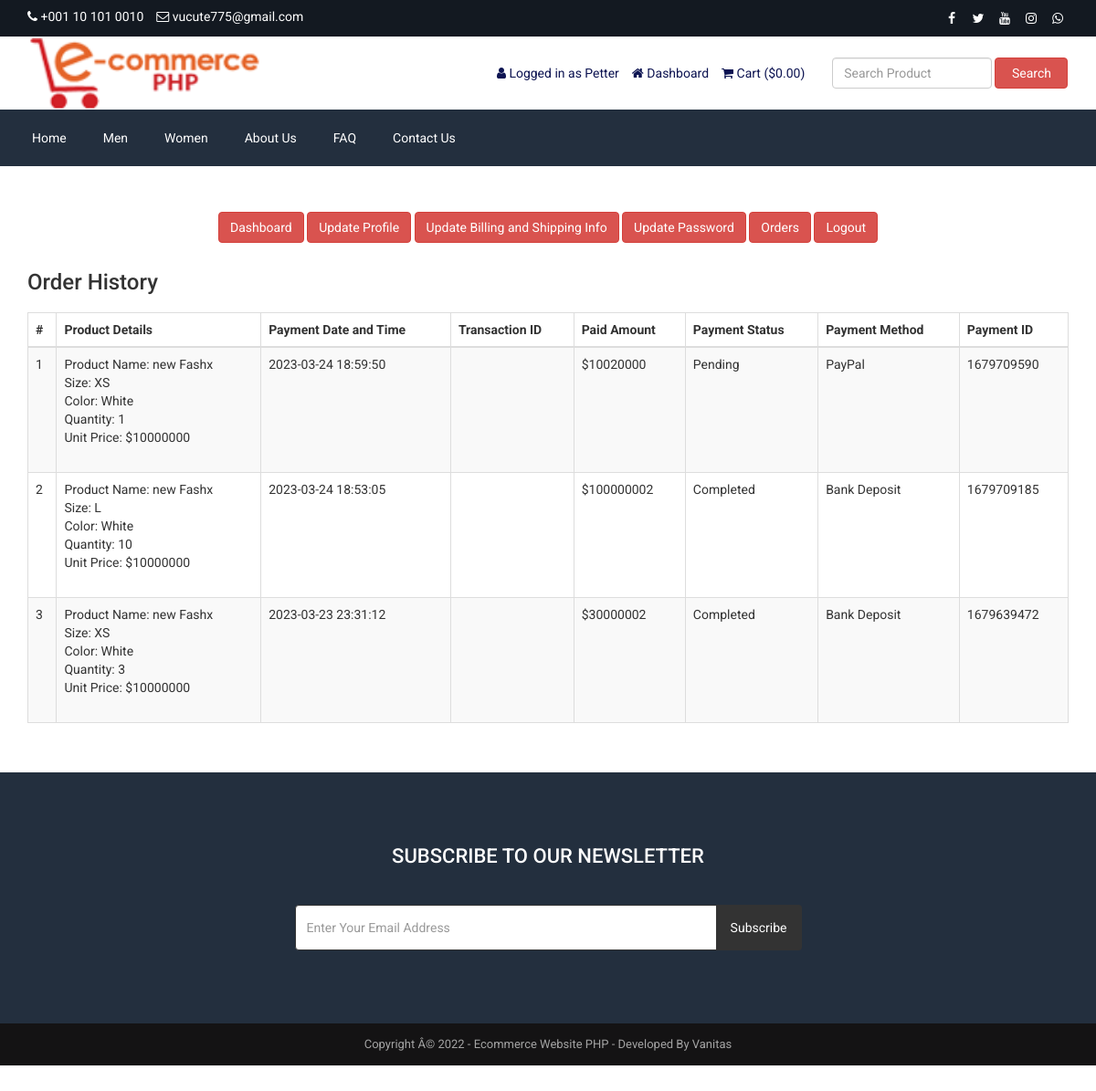
The page /lol/customer-order.php (signed in) on the database its author committed.
### tables this page shows
CREATE TABLE `tbl_settings` (
  `id` int(11) NOT NULL,
  `logo` varchar(255) NOT NULL,
  `favicon` varchar(255) NOT NULL,
  `footer_about` text NOT NULL,
  `footer_copyright` text NOT NULL,
  `contact_address` text NOT NULL,
  `contact_email` varchar(255) NOT NULL,
  `contact_phone` varchar(255) NOT NULL,
  `contact_fax` varchar(255) NOT NULL,
  `contact_map_iframe` text NOT NULL,
  `receive_email` varchar(255) NOT NULL,
  `receive_email_subject` varchar(255) NOT NULL,
  `receive_email_thank_you_message` text NOT NULL,
  `forget_password_message` text NOT NULL,
  `total_recent_post_footer` int(10) NOT NULL,
  `total_popular_post_footer` int(10) NOT NULL,
  `total_recent_post_sidebar` int(11) NOT NULL,
  `total_popular_post_sidebar` int(11) NOT NULL,
  `total_featured_product_home` int(11) NOT NULL,
  `total_latest_product_home` int(11) NOT NULL,
  `total_popular_product_home` int(11) NOT NULL,
  `meta_title_home` text NOT NULL,
  `meta_keyword_home` text NOT NULL,
  `meta_description_home` text NOT NULL,
  `banner_login` varchar(255) NOT NULL,
  `banner_registration` varchar(255) NOT NULL,
  `banner_forget_password` varchar(255) NOT NULL,
  `banner_reset_password` varchar(255) NOT NULL,
  `banner_search` varchar(255) NOT NULL,
  `banner_cart` varchar(255) NOT NULL,
  `banner_checkout` varchar(255) NOT NULL,
  `banner_product_category` varchar(255) NOT NULL,
  `banner_blog` varchar(255) NOT NULL,
  `cta_title` varchar(255) NOT NULL,
  `cta_content` text NOT NULL,
  `cta_read_more_text` varchar(255) NOT NULL,
  `cta_read_more_url` varchar(255) NOT NULL,
  `cta_photo` varchar(255) NOT NULL,
  `featured_product_title` varchar(255) NOT NULL,
  `featured_product_subtitle` varchar(255) NOT NULL,
  `latest_product_title` varchar(255) NOT NULL,
  `latest_product_subtitle` varchar(255) NOT NULL,
  `popular_product_title` varchar(255) NOT NULL,
  `popular_product_subtitle` varchar(255) NOT NULL,
  `testimonial_title` varchar(255) NOT NULL,
  `testimonial_subtitle` varchar(255) NOT NULL,
  `testimonial_photo` varchar(255) NOT NULL,
  `blog_title` varchar(255) NOT NULL,
  `blog_subtitle` varchar(255) NOT NULL,
  `newsletter_text` text NOT NULL,
  `paypal_email` varchar(255) NOT NULL,
  `stripe_public_key` varchar(255) NOT NULL,
  `stripe_secret_key` varchar(255) NOT NULL,
  `bank_detail` text NOT NULL,
  `before_head` text NOT NULL,
  `after_body` text NOT NULL,
  `before_body` text NOT NULL,
  `home_service_on_off` int(11) NOT NULL,
  `home_welcome_on_off` int(11) NOT NULL,
  `home_featured_product_on_off` int(11) NOT NULL,
  `home_latest_product_on_off` int(11) NOT NULL,
  `home_popular_product_on_off` int(11) NOT NULL,
  `home_testimonial_on_off` int(11) NOT NULL,
  `home_blog_on_off` int(11) NOT NULL,
  `newsletter_on_off` int(11) NOT NULL,
  `ads_above_welcome_on_off` int(1) NOT NULL,
  `ads_above_featured_product_on_off` int(1) NOT NULL,
  `ads_above_latest_product_on_off` int(1) NOT NULL,
  `ads_above_popular_product_on_off` int(1) NOT NULL,
  `ads_above_testimonial_on_off` int(1) NOT NULL,
  `ads_category_sidebar_on_off` int(1) NOT NULL
);

CREATE TABLE `tbl_social` (
  `social_id` int(11) NOT NULL,
  `social_name` varchar(30) NOT NULL,
  `social_url` varchar(255) NOT NULL,
  `social_icon` varchar(30) NOT NULL
);

CREATE TABLE `tbl_top_category` (
  `tcat_id` int(11) NOT NULL,
  `tcat_name` varchar(255) NOT NULL,
  `show_on_menu` int(1) NOT NULL
);

CREATE TABLE `tbl_page` (
  `id` int(11) NOT NULL,
  `about_title` varchar(255) NOT NULL,
  `about_content` text NOT NULL,
  `about_banner` varchar(255) NOT NULL,
  `about_meta_title` varchar(255) NOT NULL,
  `about_meta_keyword` text NOT NULL,
  `about_meta_description` text NOT NULL,
  `faq_title` varchar(255) NOT NULL,
  `faq_banner` varchar(255) NOT NULL,
  `faq_meta_title` varchar(255) NOT NULL,
  `faq_meta_keyword` text NOT NULL,
  `faq_meta_description` text NOT NULL,
  `blog_title` varchar(255) NOT NULL,
  `blog_banner` varchar(255) NOT NULL,
  `blog_meta_title` varchar(255) NOT NULL,
  `blog_meta_keyword` text NOT NULL,
  `blog_meta_description` text NOT NULL,
  `contact_title` varchar(255) NOT NULL,
  `contact_banner` varchar(255) NOT NULL,
  `contact_meta_title` varchar(255) NOT NULL,
  `contact_meta_keyword` text NOT NULL,
  `contact_meta_description` text NOT NULL,
  `pgallery_title` varchar(255) NOT NULL,
  `pgallery_banner` varchar(255) NOT NULL,
  `pgallery_meta_title` varchar(255) NOT NULL,
  `pgallery_meta_keyword` text NOT NULL,
  `pgallery_meta_description` text NOT NULL,
  `vgallery_title` varchar(255) NOT NULL,
  `vgallery_banner` varchar(255) NOT NULL,
  `vgallery_meta_title` varchar(255) NOT NULL,
  `vgallery_meta_keyword` text NOT NULL,
  `vgallery_meta_description` text NOT NULL
);

CREATE TABLE `tbl_payment` (
  `id` int(11) NOT NULL,
  `customer_id` int(11) NOT NULL,
  `customer_name` varchar(255) NOT NULL,
  `customer_email` varchar(255) NOT NULL,
  `payment_date` varchar(50) NOT NULL,
  `txnid` varchar(255) NOT NULL,
  `paid_amount` int(11) NOT NULL,
  `card_number` varchar(50) NOT NULL,
  `card_cvv` varchar(10) NOT NULL,
  `card_month` varchar(10) NOT NULL,
  `card_year` varchar(10) NOT NULL,
  `bank_transaction_info` text NOT NULL,
  `payment_method` varchar(20) NOT NULL,
  `payment_status` varchar(25) NOT NULL,
  `shipping_status` varchar(20) NOT NULL,
  `payment_id` varchar(255) NOT NULL
);

CREATE TABLE `tbl_order` (
  `id` int(11) NOT NULL,
  `product_id` int(11) NOT NULL,
  `product_name` varchar(255) NOT NULL,
  `size` varchar(100) NOT NULL,
  `color` varchar(100) NOT NULL,
  `quantity` varchar(50) NOT NULL,
  `unit_price` varchar(50) NOT NULL,
  `payment_id` varchar(255) NOT NULL
);

### lol/customer-order.php (the view, shortened to what the rows shown need)
<?php require_once('header.php'); ?>
<div class="page">
    <div class="container">
        <div class="row">
            <div class="col-md-12">
                <div class="user-content">
                    <div class="table-responsive">
                        <table class="table table-bordered table-striped table-hover">
                            <thead>
                                <tr>
                                    <th><?php echo '#' ?></th>
                                    <th><?php echo LANG_VALUE_48; ?></th>
                                    <th><?php echo LANG_VALUE_27; ?></th>
                                    <th><?php echo LANG_VALUE_28; ?></th>
                                    <th><?php echo LANG_VALUE_29; ?></th>
                                    <th><?php echo LANG_VALUE_30; ?></th>
                                    <th><?php echo LANG_VALUE_31; ?></th>
                                    <th><?php echo LANG_VALUE_32; ?></th>
                                </tr>
                            </thead>
                            <tbody>
            <?php
            $limit = 10;
            $page = @$_GET['page'];
            if($page)
                $start = ($page - 1) * $limit;
            else
                $start = 0;
            $statement = $pdo->prepare("SELECT * FROM tbl_payment WHERE customer_email=? ORDER BY id DESC LIMIT $start, $limit");
            $statement->execute(array($_SESSION['customer']['cust_email']));
            $result = $statement->fetchAll(PDO::FETCH_ASSOC);
            if ($page == 0) $page = 1;
            ?>
                                <?php
                                $tip = $page*10-10;
                                foreach ($result as $row) {
                                    $tip++;
                                    ?>
                                    <tr>
                                        <td><?php echo $tip; ?></td>
                                        <td>
                                            <?php
                                            $statement1 = $pdo->prepare("SELECT * FROM tbl_order WHERE payment_id=?");
                                            $statement1->execute(array($row['payment_id']));
                                            $result1 = $statement1->fetchAll(PDO::FETCH_ASSOC);
                                            foreach ($result1 as $row1) {
                                                echo 'Product Name: '.$row1['product_name'];
                                                echo '<br>Size: '.$row1['size'];
                                                echo '<br>Color: '.$row1['color'];
                                                echo '<br>Quantity: '.$row1['quantity'];
                                                echo '<br>Unit Price: $'.$row1['unit_price'];
                                                echo '<br><br>';
                                            }
                                            ?>
                                        </td>
                                        <td><?php echo $row['payment_date']; ?></td>
                                        <td><?php echo $row['txnid']; ?></td>
                                        <td><?php echo '$'.$row['paid_amount']; ?></td>
                                        <td><?php echo $row['payment_status']; ?></td>
                                        <td><?php echo $row['payment_method']; ?></td>
                                        <td><?php echo $row['payment_id']; ?></td>
                                    </tr>
                                    <?php
                                }
                                ?>
                            </tbody>
                        </table>
                </div>
            </div>
        </div>
    </div>
</div>
<?php require_once('footer.php'); ?>

### lol/header.php (shortened to what the rows shown need)
<?php
include("admin/inc/config.php");
$statement = $pdo->prepare("SELECT * FROM tbl_settings WHERE id=1");
$statement->execute();
$result = $statement->fetchAll(PDO::FETCH_ASSOC);
foreach ($result as $row)
{
	$logo = $row['logo'];
	$contact_email = $row['contact_email'];
	$contact_phone = $row['contact_phone'];
}
?>
<!DOCTYPE html>
<html lang="en">
<head>
	<link rel="stylesheet" href="assets/css/bootstrap.min.css">
	<link rel="stylesheet" href="assets/css/font-awesome.min.css">
	<link rel="stylesheet" href="assets/css/owl.carousel.min.css">
	<link rel="stylesheet" href="assets/css/owl.theme.default.min.css">
	<link rel="stylesheet" href="assets/css/jquery.bxslider.min.css">
    <link rel="stylesheet" href="assets/css/magnific-popup.css">
    <link rel="stylesheet" href="assets/css/rating.css">
	<link rel="stylesheet" href="assets/css/spacing.css">
	<link rel="stylesheet" href="assets/css/bootstrap-touch-slider.css">
	<link rel="stylesheet" href="assets/css/animate.min.css">
	<link rel="stylesheet" href="assets/css/tree-menu.css">
	<link rel="stylesheet" href="assets/css/select2.min.css">
	<link rel="stylesheet" href="assets/css/main.css">
	<link rel="stylesheet" href="assets/css/responsive.css">
	<?php
	$statement = $pdo->prepare("SELECT * FROM tbl_page WHERE id=1");
	$statement->execute();
	$result = $statement->fetchAll(PDO::FETCH_ASSOC);
		?>
</head>
<body>
<div class="top">
	<div class="container">
		<div class="row">
			<div class="col-md-6 col-sm-6 col-xs-12">
				<div class="left">
					<ul>
						<li><i class="fa fa-phone"></i> <?php echo $contact_phone; ?></li>
						<li><i class="fa fa-envelope-o"></i> <?php echo $contact_email; ?></li>
					</ul>
				</div>
			</div>
			<div class="col-md-6 col-sm-6 col-xs-12">
				<div class="right">
					<ul>
						<?php
						$statement = $pdo->prepare("SELECT * FROM tbl_social");
						$statement->execute();
						$result = $statement->fetchAll(PDO::FETCH_ASSOC);
						foreach ($result as $row) {
							?>
							<?php if($row['social_url'] != ''): ?>
							<li><a href="<?php echo $row['social_url']; ?>"><i class="<?php echo $row['social_icon']; ?>"></i></a></li>
							<?php endif; ?>
							<?php
						}
						?>
					</ul>
				</div>
			</div>
		</div>
	</div>
</div>
<div class="header">
	<div class="container">
		<div class="row inner">
			<div class="col-md-4 logo">
				<a href="index.php"><img src="assets/uploads/<?php echo $logo; ?>" alt="logo image"></a>
			</div>
		</div>
	</div>
</div>
<div class="nav">
	<div class="container">
		<div class="row">
			<div class="col-md-12 pl_0 pr_0">
				<div class="menu-container">
					<div class="menu">
						<ul>
							<?php
							$statement = $pdo->prepare("SELECT * FROM tbl_top_category WHERE show_on_menu=1");
							$statement->execute();
							$result = $statement->fetchAll(PDO::FETCH_ASSOC);
							foreach ($result as $row) {
								?>
								<li><a href="product-category.php?id=<?php echo $row['tcat_id']; ?>&type=top-category"><?php echo $row['tcat_name']; ?></a>
								</li>
								<?php
							}
							?>
							<?php
							$statement = $pdo->prepare("SELECT * FROM tbl_page WHERE id=1");
							$statement->execute();
							$result = $statement->fetchAll(PDO::FETCH_ASSOC);
							foreach ($result as $row) {
								$about_title = $row['about_title'];
								$faq_title = $row['faq_title'];
								$contact_title = $row['contact_title'];
							}
							?>
							<li><a href="about.php"><?php echo $about_title; ?></a></li>
							<li><a href="faq.php"><?php echo $faq_title; ?></a></li>
							<li><a href="contact.php"><?php echo $contact_title; ?></a></li>
						</ul>
					</div>
				</div>
			</div>
		</div>
	</div>
</div>

### lol/footer.php (shortened to what the rows shown need)
<?php
$statement = $pdo->prepare("SELECT * FROM tbl_settings WHERE id=1");
$statement->execute();
$result = $statement->fetchAll(PDO::FETCH_ASSOC);
foreach ($result as $row)
{
	$footer_copyright = $row['footer_copyright'];
    $newsletter_on_off = $row['newsletter_on_off'];
}
?>
<?php if($newsletter_on_off == 1): ?>
<section class="home-newsletter">
	<div class="container">
		<div class="row">
			<div class="col-md-6 col-md-offset-3">
				<div class="single">
				<form action="" method="post">
					<h2><?php echo LANG_VALUE_93; ?></h2>
				</div>
			</div>
		</div>
	</div>
</section>
<?php endif; ?>
<div class="footer-bottom">
	<div class="container">
		<div class="row">
			<div class="col-md-12 copyright">
				<?php echo $footer_copyright; ?>
			</div>
		</div>
	</div>
</div>
</body>
</html>

### rows shown on the page
tbl_settings: contact_phone "+001 10 101 0010", contact_email "vucute775@gmail.com", logo (picture), footer_copyright "Copyright Â© 2022 - Ecommerce Website PHP - Developed By Vanitas"
tbl_top_category: tcat_name "Men"
tbl_top_category: tcat_name "Women"
tbl_page: about_title "About Us", faq_title "FAQ", contact_title "Contact Us"
tbl_payment: payment_date "2023-03-24 18:59:50", paid_amount "10020000", payment_status "Pending", payment_method "PayPal", payment "1679709590"
tbl_order: product_name "new Fashx", size "XS", color "White", quantity "1", unit_price "10000000"
tbl_payment: payment_date "2023-03-24 18:53:05", paid_amount "100000002", payment_status "Completed", payment_method "Bank Deposit", payment "1679709185"
tbl_order: product_name "new Fashx", size "L", color "White", quantity "10", unit_price "10000000"
tbl_payment: payment_date "2023-03-23 23:31:12", paid_amount "30000002", payment_status "Completed", payment_method "Bank Deposit", payment "1679639472"
tbl_order: product_name "new Fashx", size "XS", color "White", quantity "3", unit_price "10000000"

### other values the page prints
LANG_VALUE_13 "Logged in as"
$_SESSION['customer']['cust_name'] "Petter"
LANG_VALUE_89 "Dashboard"
LANG_VALUE_18 "Cart"
LANG_VALUE_1 "$"
LANG_VALUE_3 "Search"
LANG_VALUE_117 "Update Profile"
LANG_VALUE_88 "Update Billing and Shipping Info"
LANG_VALUE_99 "Update Password"
LANG_VALUE_24 "Orders"
LANG_VALUE_14 "Logout"
LANG_VALUE_25 "Order History"
LANG_VALUE_48 "Product Details"
LANG_VALUE_27 "Payment Date and Time"
LANG_VALUE_28 "Transaction ID"
